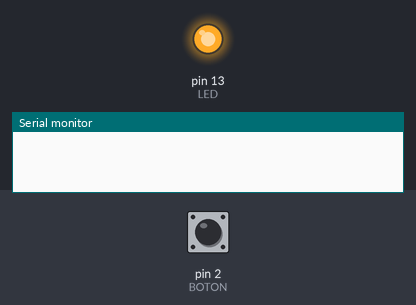
The sketch below on a simulated Arduino Uno, built with avr-gcc and run on an emulated ATmega328P. Parts: output pins drawn as LEDs (lit = HIGH), the last lines printed to the serial monitor. The inputs (shaded band) are chosen by the test bench; at power-on: pin 2 (BOTON) HIGH.

Above: at 1.2 s.
1.3 s: pin 2 (BOTON) pulled LOW for 0.15 s
At 1.37 s:
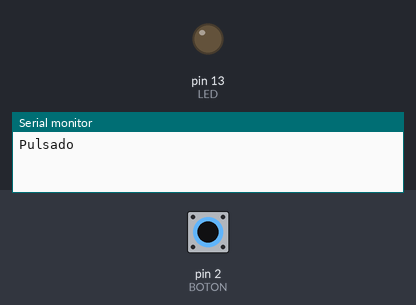
2.9 s: pin 2 (BOTON) pulled LOW for 3.2 s
At 6.7 s:
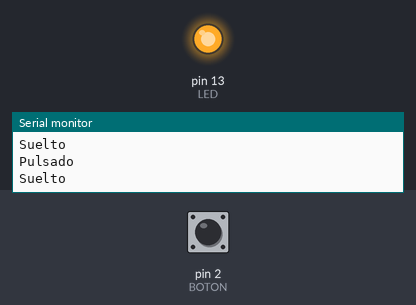
Timing chart, 0 to 8.2 s (numbered marks = the images above; inputs shaded):
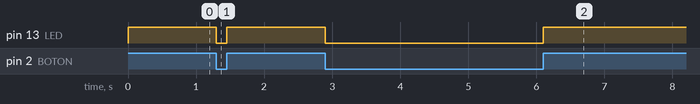

The sketch:

boton-invertido.ino
```cpp
// Fallo: lógica sin invertir (LED encendido con el botón suelto).
const int BOTON = 2;
const int LED = 13;
int anterior = HIGH;

void setup() {
  pinMode(BOTON, INPUT_PULLUP);
  pinMode(LED, OUTPUT);
  Serial.begin(9600);
}

void loop() {
  int lectura = digitalRead(BOTON);
  digitalWrite(LED, lectura);
  if (lectura != anterior) {
    Serial.println(lectura == LOW ? "Pulsado" : "Suelto");
    anterior = lectura;
  }
}
```

Measured:
- after the input at 1.3 s, pin 13 (LED): HIGH → LOW at once, → HIGH 0.15 s later
- after the input at 2.9 s, pin 13 (LED): HIGH → LOW at once, → HIGH 3.2 s later
